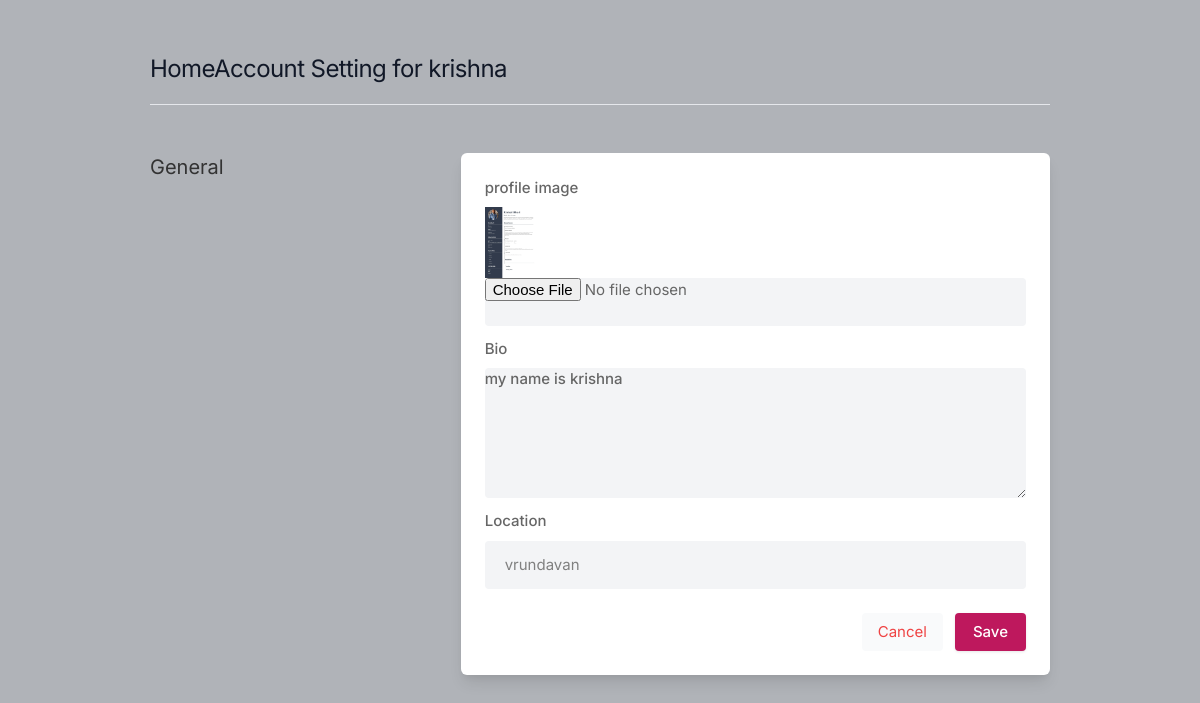
Screenshot of /setting/ (signed in) with the database file from the repository.
### myapp/models.py (models this page shows, shortened)
class Profile(models.Model):
    user=models.ForeignKey(User,on_delete=models.CASCADE)
    id_user=models.IntegerField()
    bio=models.TextField(blank=True)
    profileimg=models.ImageField(upload_to='media',default="blank-profile-picture.png")
    location=models.CharField(max_length=100,blank=True)

### myapp/views.py (the view, shortened to what this page needs)
# urls.py: path("setting/",views.setting,name='setting'),
@login_required
def setting(request):
    user_profile=Profile.objects.get(user=request.user)
    return render(request,'setting.html',{'user_profile':user_profile})

### myapp/templates/setting.html (shortened to what this page needs)
{% load static %}
<!DOCTYPE html>
<html lang="en">
<head>
    <link rel="stylesheet" href="{% static 'assets/css/icons.css' %}">
    <link rel="stylesheet" href="{% static 'assets/css/uikit.css' %}">
    <link rel="stylesheet" href="{% static 'assets/css/style.css' %}">
    <link rel="stylesheet" href="{% static 'assets/css/tailwind.css' %}">
</head>
<body>
    <div class="container m-auto">
        <h1 class="text-2xl leading-none text-gray-900 tracking-tight mt-3"> <a href="/">Home</a>Account Setting for
            {{user.username}} </h1>
        <br>
        <hr>
        <div class="grid lg:grid-cols-3 mt-12 gap-8">
            <div>
                <h3 class="text-xl mb-2"> General</h3>
            </div>
            <div class="bg-white rounded-md lg:shadow-lg shadow col-span-2">
                <form action="" method="post" enctype="multipart/form-data">
                    <div class="grid grid-cols-2 gap-3 lg:p-6 p-4">
                        <div class="col-span-2">
                            <label for=""> profile image</label>
                            <img width="50" height="40" src="{{user_profile.profileimg.url}}" alt="">
                            <input type="file" name="image" value="" class="shadow-none bg-gray-100">
                        </div>
                        <div class="col-span-2">
                            <label for="about">Bio</label>
                            <textarea id="about"  name="bio" rows="3" class="shadow-none bg-gray-100">{{user_profile.bio}}</textarea>
                        </div>
                        <div class="col-span-2">
                            <label for=""> Location</label>
                            <input type="text" name="location" value="{{user_profile.location}}" placeholder="" class="shadow-none bg-gray-100">
                        </div>
                    </div>
                    <div class="bg-gray-10 p-6 pt-0 flex justify-end space-x-3">
                        <button class="p-2 px-4 rounded bg-gray-50 text-red-500"><a href="/"> Cancel</a> </button>
                        <button type="submit" class="button bg-blue-700"> Save </button>
                    </div>
                </form>
            </div>
        </div>
        <br>
    </div>
</body>
</html>

### static/assets/css/style.css (style rules this page uses)
body { background-color: #B0B3B8!important; }
button { vertical-align: middle; }
span.button, button.button { background-color: #be185d; top: 0; color: #fff; position: relative; padding: 8px 18px; line-height: 22px; position: relative; font-weight: 500; font-size: 15px; display: inline-block; -webkit-transition: all 0.2s ease-in-out; transition: all 0.2s ease-in-out; cursor: pointer; overflow: hidden; border: none; border-radius: 4px; -webkit-box-shadow: 0 1px 3px rgba(0, 0, 0, 0.1); box-shadow: 0 1px 3px rgba(0, 0, 0, 0.1); }
input { height: 48px; line-height: 48px; padding: 0 20px; outline: none; font-size: 15px; color: #808080; max-width: 100%; width: 100%; -webkit-box-sizing: border-box; box-sizing: border-box; display: block; font-weight: 400; opacity: 1; border-radius: 4px; border: none; -webkit-box-shadow: 0 1px 4px 0px rgba(0, 0, 0, 0.12); box-shadow: 0 1px 4px 0px rgba(0, 0, 0, 0.12); }
input[type="text"], input[type="password"], input[type="email"], input[type="number"] { height: 48px; line-height: 48px; padding: 0 20px; outline: none; font-size: 15px; color: #808080; max-width: 100%; width: 100%; -webkit-box-sizing: border-box; box-sizing: border-box; display: block; font-weight: 400; opacity: 1; border-radius: 4px; border: none; -webkit-box-shadow: 0 1px 4px 0px rgba(0, 0, 0, 0.12); box-shadow: 0 1px 4px 0px rgba(0, 0, 0, 0.12); }
textarea { height: 48px; line-height: 48px; padding: 0 20px; outline: none; font-size: 15px; color: #808080; margin: 0 0 16px 0; max-width: 100%; width: 100%; -webkit-box-sizing: border-box; box-sizing: border-box; display: block; background-color: #fff; font-weight: 500; opacity: 1; border-radius: 4px; border: none; -webkit-box-shadow: 0 1px 4px 0px rgba(0, 0, 0, 0.12); box-shadow: 0 1px 4px 0px rgba(0, 0, 0, 0.12); }
input { -webkit-transition: all 0.1s ease-in-out; transition: all 0.1s ease-in-out; }
::placeholder { color: #808080; opacity: 1; }
textarea { height: auto; line-height: 27px; padding: 20px; min-height: 130px; -webkit-transition: none !important; transition: none !important; min-width: 100%; }
label, legend { display: block; font-weight: bold; font-size: 15px; font-weight: 500; margin-bottom: 8px; }
button { border: none; margin: 0; padding: 0; width: auto; overflow: visible; background: transparent; color: inherit; font: inherit; line-height: normal; cursor: pointer; }
a { color: #be185d; -webkit-transition: 0.3s; transition: 0.3s; outline: none !important; }
button { outline: none !important; }
img { max-width: 100%; }
body { color: #666; font-size: 15px; line-height: 27px; background-color: #f0f2f5; font-family: "Inter", sans-serif; text-transform: none; }
h1, h2, h3, h4, h5, h6 { font-family: "Inter", sans-serif; text-transform: none; }
input[type="text"], input[type="password"], input[type="email"] { font-family: "Inter", sans-serif; text-transform: none; }
textarea, select { font-family: "Inter", sans-serif; text-transform: none; }
button, body .pac-container { font-family: "Inter", sans-serif; text-transform: none; }
h1, h2, h3, h4, h5, h6 { color: #333; font-weight: 500; margin: 0; padding: 0; }
h1 { font-size: 32px; }
h3 { font-size: 22px; }
@media (min-width: 1024px) { .container { max-width: 900px !important; padding-top: 45px; } }
.shadow-none { -webkit-box-shadow: none !important; box-shadow: none !important; }

### rows the page displays
Profile: profileimg (picture), bio "my name is krishna", location "vrundavan"

### other values shown
{{ user.username }} "krishna"
